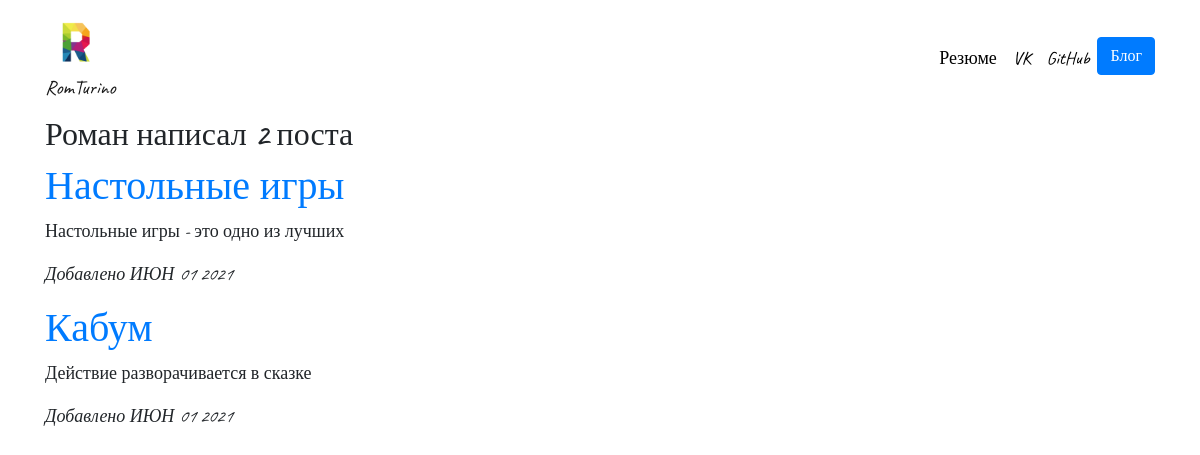
The app's page /blogs/ with its own data.
### blog/models.py (models this page shows, shortened)
class Blog(models.Model):
    title = models.CharField(max_length=200)
    description = models.TextField()
    date = models.DateField(auto_now=True)

### blog/views.py (the view)
# urls.py: path('', views.blog, name='blog'),
def blog(request):
    blogs = Blog.objects.order_by('-date')[:5]
    return render(request, 'blog/blog.html', {'blogs':blogs})

### blog/templates/blog/blog.html (shortened to what this page needs)
{%extends 'portfolio/base.html'%}
{%load static%}
{% block content %}
    <h2>Роман написал  {{blogs.count}} поста</h2>
    {%for blog in blogs%}
    <a href ='{%url "blog:detail" blog.id%}'><h1>{{blog.title}}</h1></a>
    <p>{{blog.description}}</p>
    <p><em>Добавлено {{blog.date|date:'M d Y'|upper }}</em></p>
    {%endfor%}
{% endblock content %}

### portfolio/static/css/style.css (style rules this page uses)
html,body { height: 100%; margin: 0; padding: 0; overflow: hidden; width:auto }
body { overflow: auto; }
body { font-family: 'Caveat', cursive; font-size:18px }

### records on screen
Blog: title "Настольные игры", description "Настольные игры - это одно из лучших", date "ИЮН 01 2021"
Blog: title "Кабум", description "Действие разворачивается в сказке", date "ИЮН 01 2021"

### other values on screen
{{ blogs.count }} "2"
